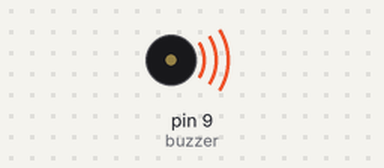
The sketch below on a simulated Arduino Uno, built with avr-gcc and run on an emulated ATmega328P. Shown: buzzer (waves = sounding).

Above: at 0.1 s.
Timing chart, 0 to 0.2 s (numbered marks = the images above):
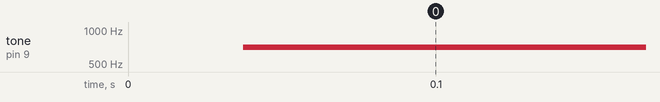

Measured:
- by itself, tone on pin 9 (buzzer): silent → 701 Hz at 0.04 s

The sketch:

police1.0.ino
```cpp
#include <EEPROM.h>

#define buzzer 9
void setup() {
  // put your setup code here, to run once:
  pinMode(buzzer, OUTPUT);
}

void loop() {
    // put your main code here, to run repeatedly:
    unsigned int freq = 700;
    for (; freq < 960; ++freq) {
      tone(buzzer, freq, 15);
    }
    for (; freq > 700; --freq) {
      tone(buzzer, freq, 15);
    }
}
```
